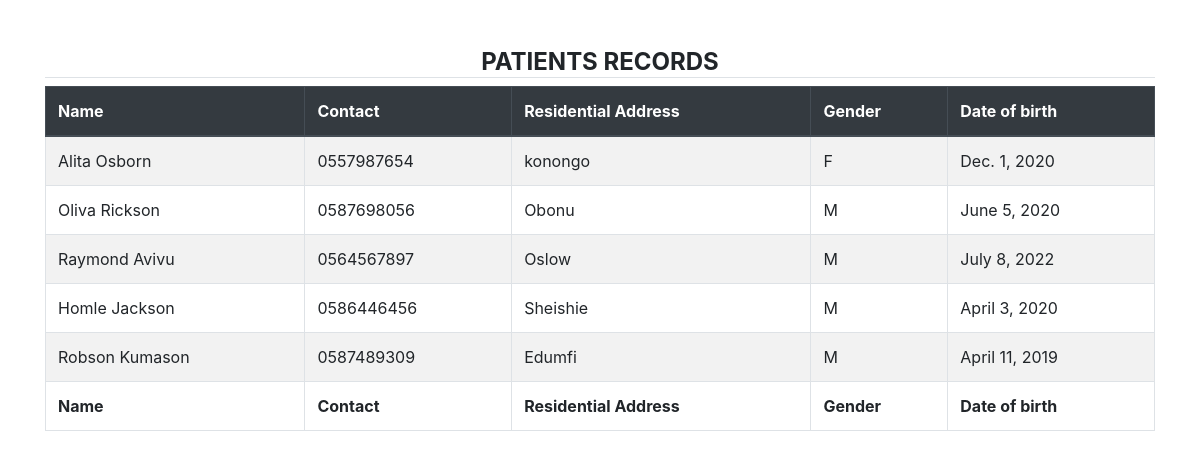
The page /patient-information/ on the database its author committed.
### hospital/models.py (models this page shows, shortened)
class Patient(models.Model):
    first_name = models.CharField(max_length=64)
    last_name = models.CharField(max_length=64)
    contact = models.CharField(max_length=30)
    residential_address = models.CharField(max_length=550)
    gender = models.CharField(max_length=2)
    date_of_birth = models.DateField()

### hospital/views.py (the view)
# urls.py: path("patient-information/", views.patient_information, name="patient_info"),
def patient_information(request):
    context = {
        "patients": Patient.objects.all(),
    }
    return render(request, "hospital/patient_info.htm", context)

### hospital/templates/hospital/patient_info.htm (shortened to what this page needs)
{% extends "hospital/layout.htm" %}
{% block body %}
    <div class="container mt-5 mb-5">
        <div class="h4 text-center border-bottom text-uppercase font-weight-bold">Patients Records</div>
        <table id="patient_table" class="table table-striped table-bordered display" style="width:100%">
            <thead class="thead-dark">
                <tr>
                    <th>Name</th>
                    <th>Contact</th>
                    <th>Residential Address</th>
                    <th>Gender</th>
                    <th>Date of birth</th>
                </tr>
            </thead>
            <tbody>
                {% for patient in patients %}
                <tr>
                    <td> {{ patient.first_name }} {{ patient.last_name }}  </td>
                    <td>{{ patient.contact }} </td>
                    <td>{{ patient.residential_address }} </td>
                    <td>{{ patient.gender }} </td>
                    <td>{{ patient.date_of_birth }} </td>
                </tr>
                {% empty %}
                    <div class="h4">There is No Patient Records</div>
                {% endfor %}
            </tbody>
            <tfoot>
                <tr>
                    <th>Name</th>
                    <th>Contact</th>
                    <th>Residential Address</th>
                    <th>Gender</th>
                    <th>Date of birth</th>
                </tr>
            </tfoot>
        </table>
    </div>
{% endblock %}

### hospital/templates/hospital/layout.htm (shortened to what this page needs)
<!DOCTYPE html>
<html lang="en">
<head>
    {% load static %}
<link rel="stylesheet" href="https://cdnjs.cloudflare.com/ajax/libs/twitter-bootstrap/4.5.0/css/bootstrap.min.css">
<link rel="stylesheet" href="https://cdnjs.cloudflare.com/ajax/libs/font-awesome/5.13.0/css/all.min.css">
<link rel="stylesheet" type="text/css" href="https://cdn.datatables.net/v/dt/jszip-2.5.0/dt-1.10.21/af-2.3.5/b-1.6.2/b-colvis-1.6.2/b-html5-1.6.2/b-print-1.6.2/cr-1.5.2/fc-3.3.1/kt-2.5.2/r-2.2.5/rg-1.1.2/rr-1.2.7/sp-1.1.1/sl-1.3.1/datatables.min.css"/>
<link rel="stylesheet" href="{% static 'hospital/css/main.css' %}">
</head>
<body>
    {% block body %}
    {% endblock %}
</body>
</html>

### hospital/static/hospital/css/main.css (style rules this page uses)
html { font-size: 0.8rem; }
@media (min-width: 576px) { html { font-size: 1.25rem; } }
@media (min-width: 768px) { html { font-size: 1rem; } }
@media (min-width: 992px) { html { font-size: 1rem; } }
@media (min-width: 1200px) { html { font-size: 1rem; } }

### rows shown on the page
Patient: first_name "Alita", last_name "Osborn", contact "0557987654", residential_address "konongo", gender "F", date_of_birth "Dec. 1, 2020"
Patient: first_name "Oliva", last_name "Rickson", contact "0587698056", residential_address "Obonu", gender "M", date_of_birth "June 5, 2020"
Patient: first_name "Raymond", last_name "Avivu", contact "0564567897", residential_address "Oslow", gender "M", date_of_birth "July 8, 2022"
Patient: first_name "Homle", last_name "Jackson", contact "0586446456", residential_address "Sheishie", gender "M", date_of_birth "April 3, 2020"
Patient: first_name "Robson", last_name "Kumason", contact "0587489309", residential_address "Edumfi", gender "M", date_of_birth "April 11, 2019"
